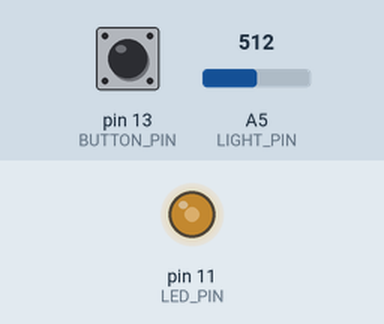
The sketch below on a simulated Arduino Uno, built with avr-gcc and run on an emulated ATmega328P. Shown: output pins drawn as LEDs (lit = HIGH). The inputs (shaded band) are chosen by the test bench; at power-on: A5 (LIGHT_PIN) = 512, pin 13 (BUTTON_PIN) HIGH.

Above: at 1.2 s.
1.3 s: A5 (LIGHT_PIN) set to 716
At 2.3 s:
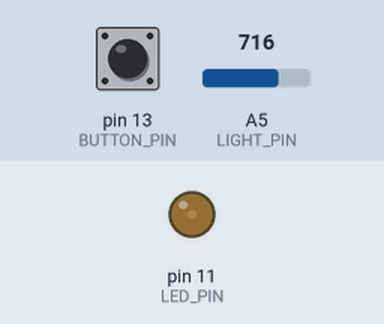
2.8 s: pin 13 (BUTTON_PIN) pulled LOW for 0.15 s
At 2.88 s:
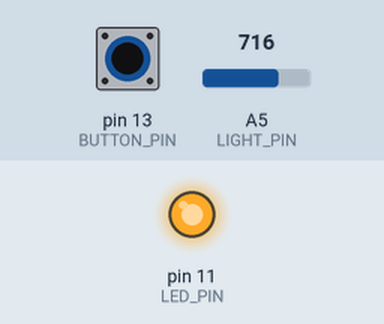
4.4 s: A5 (LIGHT_PIN) set to 900
At 5.0 s:
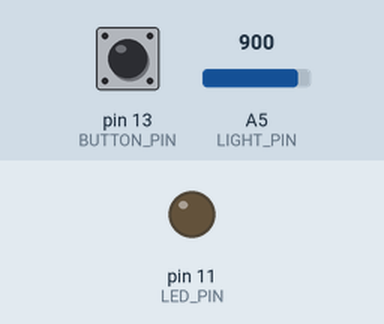
5.9 s: A5 (LIGHT_PIN) set to 816
7.4 s: A5 (LIGHT_PIN) set to 784
At 7.7 s:
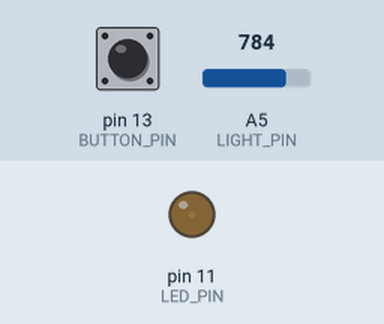
8.9 s: A5 (LIGHT_PIN) set to 1023
At 10.3 s:
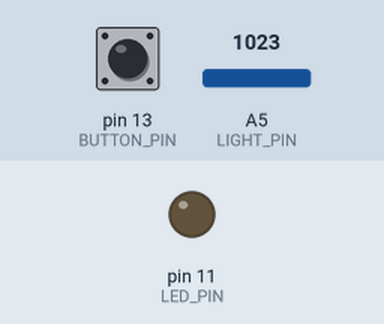
Timing chart, 0 to 11.4 s (numbered marks = the images above; inputs shaded):
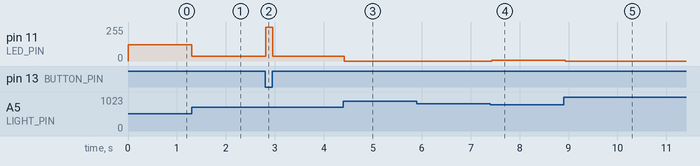

The sketch:

manual_override.ino
```cpp
int LED_PIN    = 11;
int LIGHT_PIN  = A5;
int BUTTON_PIN = 13;
int LO         = 200;  // your dark reading from light_sensor_read
int HI         = 800;  // your bright reading from light_sensor_read

void setup() {
  pinMode(LED_PIN, OUTPUT);
  pinMode(BUTTON_PIN, INPUT_PULLUP);
}

void loop() {
  int currentButton = digitalRead(BUTTON_PIN);
  int light         = analogRead(LIGHT_PIN);

  if (currentButton == LOW) {
    analogWrite(LED_PIN, 255);
  } else {
    int brightness = map(light, HI, LO, 0, 255);
    brightness     = constrain(brightness, 0, 255);
    analogWrite(LED_PIN, brightness);
  }

  delay(50);
}
```

Measured:
- after the input at 1.3 s, pin 11 (LED_PIN): 122/255 → 35/255 at once
- after the input at 2.8 s, pin 11 (LED_PIN): 35/255 → 255/255 at once, → 35/255 0.15 s later
- after the input at 4.4 s, pin 11 (LED_PIN): 35/255 → 0/255 at once
- after the input at 5.9 s, every drawn part: stays the same
- after the input at 7.4 s, pin 11 (LED_PIN): 0/255 → 6/255 at once
- after the input at 8.9 s, pin 11 (LED_PIN): 6/255 → 0/255 at once
